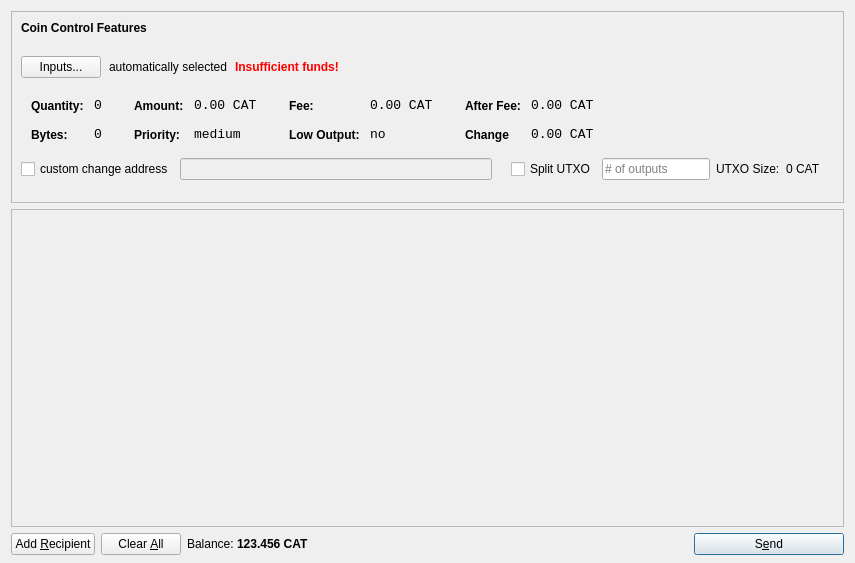
<?xml version="1.0" encoding="UTF-8"?>
<ui version="4.0">
 <class>SendCoinsDialog</class>
 <widget class="QDialog" name="SendCoinsDialog">
  <property name="geometry">
   <rect>
    <x>0</x>
    <y>0</y>
    <width>855</width>
    <height>563</height>
   </rect>
  </property>
  <property name="windowTitle">
   <string>Send Coins</string>
  </property>
  <layout class="QVBoxLayout" name="verticalLayout" stretch="0,1,0">
   <property name="bottomMargin">
    <number>8</number>
   </property>
   <item>
    <widget class="QFrame" name="frameCoinControl">
     <property name="sizePolicy">
      <sizepolicy hsizetype="Expanding" vsizetype="Expanding">
       <horstretch>0</horstretch>
       <verstretch>0</verstretch>
      </sizepolicy>
     </property>
     <property name="maximumSize">
      <size>
       <width>16777215</width>
       <height>16777215</height>
      </size>
     </property>
     <property name="frameShape">
      <enum>QFrame::StyledPanel</enum>
     </property>
     <property name="frameShadow">
      <enum>QFrame::Sunken</enum>
     </property>
     <layout class="QGridLayout" name="gridLayout">
      <item row="0" column="0">
       <layout class="QHBoxLayout" name="horizontalLayoutCoinControl1">
        <property name="bottomMargin">
         <number>15</number>
        </property>
        <item>
         <widget class="QLabel" name="labelCoinControlFeatures">
          <property name="sizePolicy">
           <sizepolicy hsizetype="Preferred" vsizetype="Maximum">
            <horstretch>0</horstretch>
            <verstretch>0</verstretch>
           </sizepolicy>
          </property>
          <property name="font">
           <font>
            <weight>75</weight>
            <bold>true</bold>
           </font>
          </property>
          <property name="styleSheet">
           <string notr="true">font-weight:bold;</string>
          </property>
          <property name="text">
           <string>Coin Control Features</string>
          </property>
         </widget>
        </item>
       </layout>
      </item>
      <item row="1" column="0">
       <layout class="QHBoxLayout" name="horizontalLayoutCoinControl2" stretch="0,0,0,0">
        <property name="spacing">
         <number>8</number>
        </property>
        <property name="bottomMargin">
         <number>10</number>
        </property>
        <item>
         <widget class="QPushButton" name="pushButtonCoinControl">
          <property name="styleSheet">
           <string notr="true"/>
          </property>
          <property name="text">
           <string>Inputs...</string>
          </property>
         </widget>
        </item>
        <item>
         <widget class="QLabel" name="labelCoinControlAutomaticallySelected">
          <property name="text">
           <string>automatically selected</string>
          </property>
          <property name="margin">
           <number>5</number>
          </property>
         </widget>
        </item>
        <item>
         <widget class="QLabel" name="labelCoinControlInsuffFunds">
          <property name="font">
           <font>
            <weight>75</weight>
            <bold>true</bold>
           </font>
          </property>
          <property name="styleSheet">
           <string notr="true">color:red;font-weight:bold;</string>
          </property>
          <property name="text">
           <string>Insufficient funds!</string>
          </property>
          <property name="margin">
           <number>5</number>
          </property>
         </widget>
        </item>
        <item>
         <spacer name="horizontalSpacerCoinControl">
          <property name="orientation">
           <enum>Qt::Horizontal</enum>
          </property>
          <property name="sizeHint" stdset="0">
           <size>
            <width>40</width>
            <height>1</height>
           </size>
          </property>
         </spacer>
        </item>
       </layout>
      </item>
      <item row="2" column="0">
       <widget class="QWidget" name="widgetCoinControl" native="true">
        <property name="sizePolicy">
         <sizepolicy hsizetype="Preferred" vsizetype="Preferred">
          <horstretch>0</horstretch>
          <verstretch>0</verstretch>
         </sizepolicy>
        </property>
        <property name="minimumSize">
         <size>
          <width>0</width>
          <height>0</height>
         </size>
        </property>
        <property name="styleSheet">
         <string notr="true"/>
        </property>
        <layout class="QHBoxLayout" name="horizontalLayoutCoinControl5">
         <property name="leftMargin">
          <number>0</number>
         </property>
         <property name="topMargin">
          <number>0</number>
         </property>
         <property name="rightMargin">
          <number>0</number>
         </property>
         <property name="bottomMargin">
          <number>0</number>
         </property>
         <item>
          <layout class="QHBoxLayout" name="horizontalLayoutCoinControl3" stretch="0,0,0,1">
           <property name="spacing">
            <number>20</number>
           </property>
           <property name="topMargin">
            <number>0</number>
           </property>
           <property name="bottomMargin">
            <number>10</number>
           </property>
           <item>
            <layout class="QFormLayout" name="formLayoutCoinControl1">
             <property name="horizontalSpacing">
              <number>10</number>
             </property>
             <property name="verticalSpacing">
              <number>14</number>
             </property>
             <property name="leftMargin">
              <number>10</number>
             </property>
             <property name="topMargin">
              <number>4</number>
             </property>
             <property name="rightMargin">
              <number>6</number>
             </property>
             <item row="0" column="0">
              <widget class="QLabel" name="labelCoinControlQuantityText">
               <property name="styleSheet">
                <string notr="true">font-weight:bold;</string>
               </property>
               <property name="text">
                <string>Quantity:</string>
               </property>
               <property name="margin">
                <number>0</number>
               </property>
              </widget>
             </item>
             <item row="0" column="1">
              <widget class="QLabel" name="labelCoinControlQuantity">
               <property name="font">
                <font>
                 <family>Monospace</family>
                 <pointsize>10</pointsize>
                </font>
               </property>
               <property name="cursor">
                <cursorShape>IBeamCursor</cursorShape>
               </property>
               <property name="contextMenuPolicy">
                <enum>Qt::ActionsContextMenu</enum>
               </property>
               <property name="text">
                <string>0</string>
               </property>
               <property name="margin">
                <number>0</number>
               </property>
               <property name="textInteractionFlags">
                <set>Qt::LinksAccessibleByMouse|Qt::TextSelectableByKeyboard|Qt::TextSelectableByMouse</set>
               </property>
              </widget>
             </item>
             <item row="1" column="0">
              <widget class="QLabel" name="labelCoinControlBytesText">
               <property name="styleSheet">
                <string notr="true">font-weight:bold;</string>
               </property>
               <property name="text">
                <string>Bytes:</string>
               </property>
              </widget>
             </item>
             <item row="1" column="1">
              <widget class="QLabel" name="labelCoinControlBytes">
               <property name="font">
                <font>
                 <family>Monospace</family>
                 <pointsize>10</pointsize>
                </font>
               </property>
               <property name="cursor">
                <cursorShape>IBeamCursor</cursorShape>
               </property>
               <property name="contextMenuPolicy">
                <enum>Qt::ActionsContextMenu</enum>
               </property>
               <property name="text">
                <string>0</string>
               </property>
               <property name="textInteractionFlags">
                <set>Qt::LinksAccessibleByMouse|Qt::TextSelectableByKeyboard|Qt::TextSelectableByMouse</set>
               </property>
              </widget>
             </item>
            </layout>
           </item>
           <item>
            <layout class="QFormLayout" name="formLayoutCoinControl2">
             <property name="horizontalSpacing">
              <number>10</number>
             </property>
             <property name="verticalSpacing">
              <number>14</number>
             </property>
             <property name="leftMargin">
              <number>6</number>
             </property>
             <property name="topMargin">
              <number>4</number>
             </property>
             <property name="rightMargin">
              <number>6</number>
             </property>
             <item row="0" column="0">
              <widget class="QLabel" name="labelCoinControlAmountText">
               <property name="styleSheet">
                <string notr="true">font-weight:bold;</string>
               </property>
               <property name="text">
                <string>Amount:</string>
               </property>
               <property name="margin">
                <number>0</number>
               </property>
              </widget>
             </item>
             <item row="0" column="1">
              <widget class="QLabel" name="labelCoinControlAmount">
               <property name="font">
                <font>
                 <family>Monospace</family>
                 <pointsize>10</pointsize>
                </font>
               </property>
               <property name="cursor">
                <cursorShape>IBeamCursor</cursorShape>
               </property>
               <property name="contextMenuPolicy">
                <enum>Qt::ActionsContextMenu</enum>
               </property>
               <property name="text">
                <string>0.00 CAT</string>
               </property>
               <property name="textInteractionFlags">
                <set>Qt::LinksAccessibleByMouse|Qt::TextSelectableByKeyboard|Qt::TextSelectableByMouse</set>
               </property>
              </widget>
             </item>
             <item row="1" column="0">
              <widget class="QLabel" name="labelCoinControlPriorityText">
               <property name="styleSheet">
                <string notr="true">font-weight:bold;</string>
               </property>
               <property name="text">
                <string>Priority:</string>
               </property>
              </widget>
             </item>
             <item row="1" column="1">
              <widget class="QLabel" name="labelCoinControlPriority">
               <property name="font">
                <font>
                 <family>Monospace</family>
                 <pointsize>10</pointsize>
                </font>
               </property>
               <property name="cursor">
                <cursorShape>IBeamCursor</cursorShape>
               </property>
               <property name="contextMenuPolicy">
                <enum>Qt::ActionsContextMenu</enum>
               </property>
               <property name="text">
                <string>medium</string>
               </property>
               <property name="textInteractionFlags">
                <set>Qt::LinksAccessibleByMouse|Qt::TextSelectableByKeyboard|Qt::TextSelectableByMouse</set>
               </property>
              </widget>
             </item>
            </layout>
           </item>
           <item>
            <layout class="QFormLayout" name="formLayoutCoinControl3">
             <property name="horizontalSpacing">
              <number>10</number>
             </property>
             <property name="verticalSpacing">
              <number>14</number>
             </property>
             <property name="leftMargin">
              <number>6</number>
             </property>
             <property name="topMargin">
              <number>4</number>
             </property>
             <property name="rightMargin">
              <number>6</number>
             </property>
             <item row="0" column="0">
              <widget class="QLabel" name="labelCoinControlFeeText">
               <property name="styleSheet">
                <string notr="true">font-weight:bold;</string>
               </property>
               <property name="text">
                <string>Fee:</string>
               </property>
               <property name="margin">
                <number>0</number>
               </property>
              </widget>
             </item>
             <item row="0" column="1">
              <widget class="QLabel" name="labelCoinControlFee">
               <property name="font">
                <font>
                 <family>Monospace</family>
                 <pointsize>10</pointsize>
                </font>
               </property>
               <property name="cursor">
                <cursorShape>IBeamCursor</cursorShape>
               </property>
               <property name="contextMenuPolicy">
                <enum>Qt::ActionsContextMenu</enum>
               </property>
               <property name="text">
                <string>0.00 CAT</string>
               </property>
               <property name="textInteractionFlags">
                <set>Qt::LinksAccessibleByMouse|Qt::TextSelectableByKeyboard|Qt::TextSelectableByMouse</set>
               </property>
              </widget>
             </item>
             <item row="1" column="0">
              <widget class="QLabel" name="labelCoinControlLowOutputText">
               <property name="styleSheet">
                <string notr="true">font-weight:bold;</string>
               </property>
               <property name="text">
                <string>Low Output:</string>
               </property>
              </widget>
             </item>
             <item row="1" column="1">
              <widget class="QLabel" name="labelCoinControlLowOutput">
               <property name="font">
                <font>
                 <family>Monospace</family>
                 <pointsize>10</pointsize>
                </font>
               </property>
               <property name="cursor">
                <cursorShape>IBeamCursor</cursorShape>
               </property>
               <property name="contextMenuPolicy">
                <enum>Qt::ActionsContextMenu</enum>
               </property>
               <property name="text">
                <string>no</string>
               </property>
               <property name="textInteractionFlags">
                <set>Qt::LinksAccessibleByMouse|Qt::TextSelectableByKeyboard|Qt::TextSelectableByMouse</set>
               </property>
              </widget>
             </item>
            </layout>
           </item>
           <item>
            <layout class="QFormLayout" name="formLayoutCoinControl4">
             <property name="horizontalSpacing">
              <number>10</number>
             </property>
             <property name="verticalSpacing">
              <number>14</number>
             </property>
             <property name="leftMargin">
              <number>6</number>
             </property>
             <property name="topMargin">
              <number>4</number>
             </property>
             <property name="rightMargin">
              <number>6</number>
             </property>
             <item row="0" column="0">
              <widget class="QLabel" name="labelCoinControlAfterFeeText">
               <property name="styleSheet">
                <string notr="true">font-weight:bold;</string>
               </property>
               <property name="text">
                <string>After Fee:</string>
               </property>
               <property name="margin">
                <number>0</number>
               </property>
              </widget>
             </item>
             <item row="0" column="1">
              <widget class="QLabel" name="labelCoinControlAfterFee">
               <property name="font">
                <font>
                 <family>Monospace</family>
                 <pointsize>10</pointsize>
                </font>
               </property>
               <property name="cursor">
                <cursorShape>IBeamCursor</cursorShape>
               </property>
               <property name="contextMenuPolicy">
                <enum>Qt::ActionsContextMenu</enum>
               </property>
               <property name="text">
                <string>0.00 CAT</string>
               </property>
               <property name="textInteractionFlags">
                <set>Qt::LinksAccessibleByMouse|Qt::TextSelectableByKeyboard|Qt::TextSelectableByMouse</set>
               </property>
              </widget>
             </item>
             <item row="1" column="0">
              <widget class="QLabel" name="labelCoinControlChangeText">
               <property name="styleSheet">
                <string notr="true">font-weight:bold;</string>
               </property>
               <property name="text">
                <string>Change</string>
               </property>
              </widget>
             </item>
             <item row="1" column="1">
              <widget class="QLabel" name="labelCoinControlChange">
               <property name="font">
                <font>
                 <family>Monospace</family>
                 <pointsize>10</pointsize>
                </font>
               </property>
               <property name="cursor">
                <cursorShape>IBeamCursor</cursorShape>
               </property>
               <property name="contextMenuPolicy">
                <enum>Qt::ActionsContextMenu</enum>
               </property>
               <property name="text">
                <string>0.00 CAT</string>
               </property>
               <property name="textInteractionFlags">
                <set>Qt::LinksAccessibleByMouse|Qt::TextSelectableByKeyboard|Qt::TextSelectableByMouse</set>
               </property>
              </widget>
             </item>
            </layout>
           </item>
          </layout>
         </item>
        </layout>
       </widget>
      </item>
      <item row="3" column="0">
       <layout class="QHBoxLayout" name="horizontalLayout_3">
        <item>
         <widget class="QCheckBox" name="checkBoxCoinControlChange">
          <property name="text">
           <string>custom change address</string>
          </property>
         </widget>
        </item>
        <item>
         <widget class="QLineEdit" name="lineEditCoinControlChange">
          <property name="enabled">
           <bool>false</bool>
          </property>
          <property name="sizePolicy">
           <sizepolicy hsizetype="Expanding" vsizetype="Fixed">
            <horstretch>0</horstretch>
            <verstretch>0</verstretch>
           </sizepolicy>
          </property>
         </widget>
        </item>
        <item>
         <widget class="QLabel" name="labelCoinControlChangeLabel">
          <property name="sizePolicy">
           <sizepolicy hsizetype="Preferred" vsizetype="Expanding">
            <horstretch>0</horstretch>
            <verstretch>0</verstretch>
           </sizepolicy>
          </property>
          <property name="minimumSize">
           <size>
            <width>0</width>
            <height>0</height>
           </size>
          </property>
          <property name="text">
           <string/>
          </property>
          <property name="margin">
           <number>3</number>
          </property>
         </widget>
        </item>
        <item>
         <widget class="QCheckBox" name="splitBlockCheckBox">
          <property name="text">
           <string>Split UTXO</string>
          </property>
         </widget>
        </item>
        <item>
         <widget class="QLineEdit" name="splitBlockLineEdit">
          <property name="sizePolicy">
           <sizepolicy hsizetype="Fixed" vsizetype="Fixed">
            <horstretch>50</horstretch>
            <verstretch>0</verstretch>
           </sizepolicy>
          </property>
          <property name="placeholderText">
           <string># of outputs</string>
          </property>
         </widget>
        </item>
        <item>
         <widget class="QLabel" name="labelBlockSizeText">
          <property name="text">
           <string>UTXO Size:</string>
          </property>
         </widget>
        </item>
        <item>
         <widget class="QLabel" name="labelBlockSize">
          <property name="text">
           <string>0 CAT</string>
          </property>
         </widget>
        </item>
        <item>
         <widget class="QLabel" name="labelCoinControlChangeLabel_2">
          <property name="sizePolicy">
           <sizepolicy hsizetype="Preferred" vsizetype="Expanding">
            <horstretch>0</horstretch>
            <verstretch>0</verstretch>
           </sizepolicy>
          </property>
          <property name="minimumSize">
           <size>
            <width>0</width>
            <height>0</height>
           </size>
          </property>
          <property name="text">
           <string/>
          </property>
          <property name="margin">
           <number>3</number>
          </property>
         </widget>
        </item>
       </layout>
      </item>
      <item row="4" column="0">
       <spacer name="verticalSpacerCoinControl">
        <property name="orientation">
         <enum>Qt::Vertical</enum>
        </property>
        <property name="sizeHint" stdset="0">
         <size>
          <width>800</width>
          <height>13</height>
         </size>
        </property>
       </spacer>
      </item>
     </layout>
    </widget>
   </item>
   <item>
    <widget class="QScrollArea" name="scrollArea">
     <property name="widgetResizable">
      <bool>true</bool>
     </property>
     <widget class="QWidget" name="scrollAreaWidgetContents">
      <property name="geometry">
       <rect>
        <x>0</x>
        <y>0</y>
        <width>835</width>
        <height>283</height>
       </rect>
      </property>
      <layout class="QVBoxLayout" name="verticalLayout_2">
       <property name="leftMargin">
        <number>0</number>
       </property>
       <property name="topMargin">
        <number>0</number>
       </property>
       <property name="rightMargin">
        <number>0</number>
       </property>
       <property name="bottomMargin">
        <number>0</number>
       </property>
       <item>
        <layout class="QVBoxLayout" name="entries">
         <property name="spacing">
          <number>6</number>
         </property>
        </layout>
       </item>
       <item>
        <spacer name="verticalSpacer">
         <property name="orientation">
          <enum>Qt::Vertical</enum>
         </property>
         <property name="sizeHint" stdset="0">
          <size>
           <width>20</width>
           <height>40</height>
          </size>
         </property>
        </spacer>
       </item>
      </layout>
     </widget>
    </widget>
   </item>
   <item>
    <layout class="QHBoxLayout" name="horizontalLayout">
     <item>
      <widget class="QPushButton" name="addButton">
       <property name="toolTip">
        <string>Send to multiple recipients at once</string>
       </property>
       <property name="text">
        <string>Add &amp;Recipient</string>
       </property>
       <property name="icon">
        <iconset resource="../bitcoin.qrc">
         <normaloff>:/icons/add</normaloff>:/icons/add</iconset>
       </property>
       <property name="autoDefault">
        <bool>false</bool>
       </property>
      </widget>
     </item>
     <item>
      <widget class="QPushButton" name="clearButton">
       <property name="sizePolicy">
        <sizepolicy hsizetype="Minimum" vsizetype="Fixed">
         <horstretch>0</horstretch>
         <verstretch>0</verstretch>
        </sizepolicy>
       </property>
       <property name="toolTip">
        <string>Remove all transaction fields</string>
       </property>
       <property name="text">
        <string>Clear &amp;All</string>
       </property>
       <property name="icon">
        <iconset resource="../bitcoin.qrc">
         <normaloff>:/icons/remove</normaloff>:/icons/remove</iconset>
       </property>
       <property name="autoRepeatDelay">
        <number>300</number>
       </property>
       <property name="autoDefault">
        <bool>false</bool>
       </property>
      </widget>
     </item>
     <item>
      <layout class="QHBoxLayout" name="horizontalLayout_2">
       <property name="spacing">
        <number>3</number>
       </property>
       <item>
        <widget class="QLabel" name="label">
         <property name="sizePolicy">
          <sizepolicy hsizetype="Preferred" vsizetype="Fixed">
           <horstretch>0</horstretch>
           <verstretch>0</verstretch>
          </sizepolicy>
         </property>
         <property name="text">
          <string>Balance:</string>
         </property>
        </widget>
       </item>
       <item>
        <widget class="QLabel" name="labelBalance">
         <property name="sizePolicy">
          <sizepolicy hsizetype="Preferred" vsizetype="Fixed">
           <horstretch>0</horstretch>
           <verstretch>0</verstretch>
          </sizepolicy>
         </property>
         <property name="font">
          <font>
           <weight>75</weight>
           <bold>true</bold>
          </font>
         </property>
         <property name="cursor">
          <cursorShape>IBeamCursor</cursorShape>
         </property>
         <property name="text">
          <string>123.456 CAT</string>
         </property>
         <property name="textInteractionFlags">
          <set>Qt::LinksAccessibleByMouse|Qt::TextSelectableByKeyboard|Qt::TextSelectableByMouse</set>
         </property>
        </widget>
       </item>
      </layout>
     </item>
     <item>
      <spacer name="horizontalSpacer">
       <property name="orientation">
        <enum>Qt::Horizontal</enum>
       </property>
       <property name="sizeHint" stdset="0">
        <size>
         <width>40</width>
         <height>20</height>
        </size>
       </property>
      </spacer>
     </item>
     <item>
      <widget class="QPushButton" name="sendButton">
       <property name="minimumSize">
        <size>
         <width>150</width>
         <height>0</height>
        </size>
       </property>
       <property name="toolTip">
        <string>Confirm the send action</string>
       </property>
       <property name="text">
        <string>S&amp;end</string>
       </property>
       <property name="icon">
        <iconset resource="../bitcoin.qrc">
         <normaloff>:/icons/send</normaloff>:/icons/send</iconset>
       </property>
       <property name="default">
        <bool>true</bool>
       </property>
      </widget>
     </item>
    </layout>
   </item>
  </layout>
 </widget>
 <resources>
  <include location="../bitcoin.qrc"/>
 </resources>
 <connections/>
</ui>
